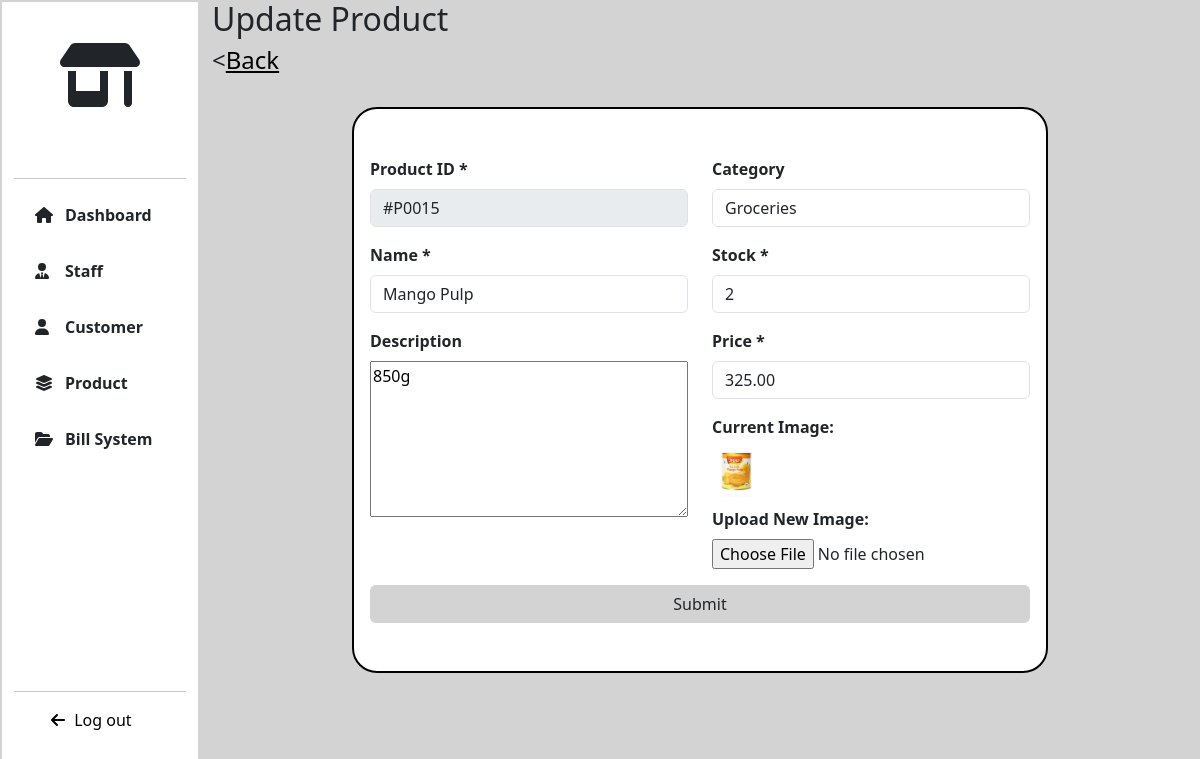
Page /PRODUCT/update_product/17/ (signed in) on the earlier database version.
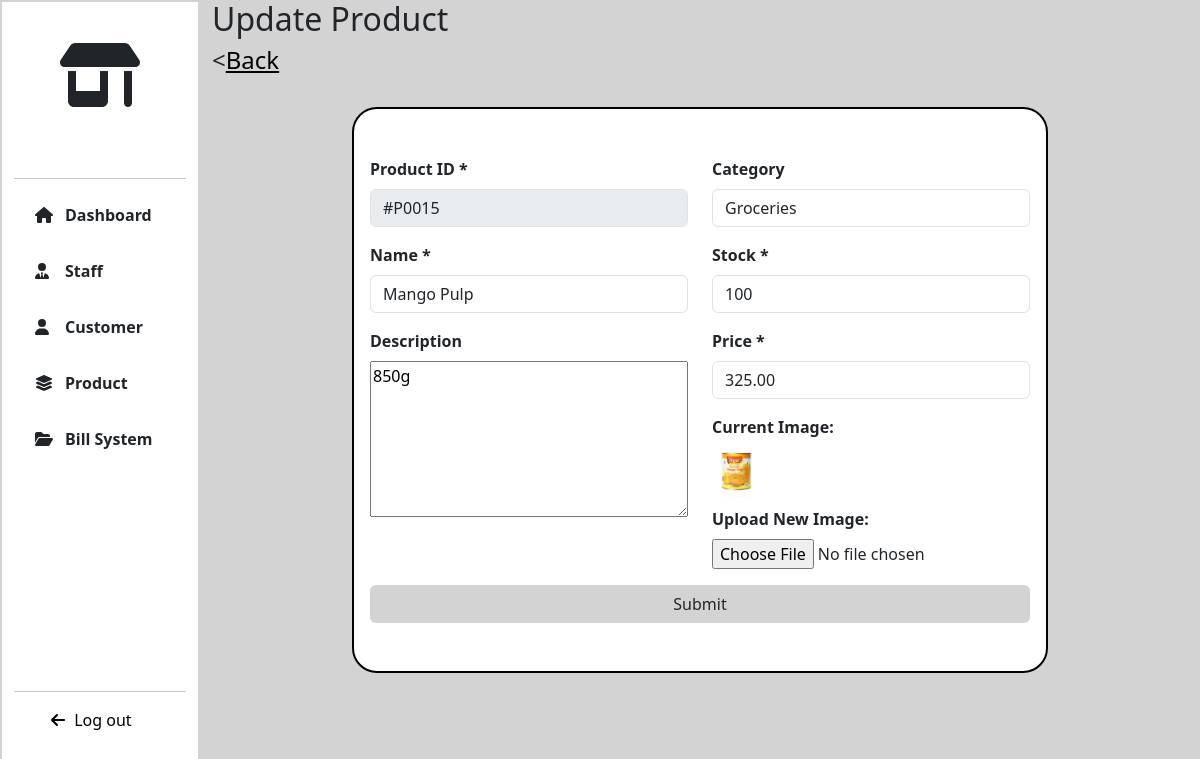
Same page on the later database version.
### PRODUCT/models.py (models this page shows, shortened)
class Product(models.Model):
    product_id=models.CharField(max_length=10)
    name=models.CharField(max_length=255)
    description=models.TextField(null=True,blank=True)
    price=models.DecimalField(max_digits=10,decimal_places=2)
    stock=models.PositiveIntegerField()
    image=models.ImageField(upload_to='products/',null=True,blank=True)
    category=models.CharField(choices=CATEGORY_CHOICES,max_length=255,null=True,blank=True)
    is_active=models.BooleanField(default=True)
    created_at=models.DateTimeField(auto_now_add=True)
    updated_at=models.DateTimeField(auto_now=True)

### PRODUCT/views.py (the view, shortened to what this page needs)
# urls.py: path('update_product/<int:id>/',views.update_product,name="update_product"),
@login_required
def update_product(request,id):
    product=Product.objects.get(id=id)
    return render(request,"update_product.html",locals())

### Templates/update_product.html (shortened to what this page needs)
{% extends 'extends.html' %}
{% load static %}
{% block link %}
<link rel="stylesheet" href="{% static '/CSS/product.css' %}">
{% endblock %}
{% block content %}
<div class="col-lg-10 col-md-9 col-sm-9 page-col">
    <div class="add-product-content">
        <h2>Update Product</h2>
        <h4 class="back"><<a href="{% url 'product_view' id %}">Back</a></h4>
        <div class="content p-4">
            <div class="box">
                <form class="update-product-form" method="post" action="" enctype="multipart/form-data">
                    <div class="row">
                            <div class="col-lg-6">
                                <div class="mb-3">
                                    <label for="product_id" class="form-label">Product ID *</label>
                                    <input type="text" class="form-control" id="product_id" name="product_id" value="{{ product.product_id }}" required disabled>
                                </div>
                                <div class="mb-3">
                                    <label for="name" class="form-label">Name *</label>
                                    <input type="text" class="form-control" id="name" name="name" value="{{ product.name }}" required>
                                </div>
                                <div class="mb-3">
                                    <label for="description" class="form-label">Description</label><br>
                                    <textarea name="description" id="description">{{ product.description }}</textarea>
                                </div>
                            </div>
                            <div class="col-lg-6">
                                <div class="mb-3">
                                    <label for="category" class="form-label">Category</label>
                                    <input type="text" class="form-control" id="category" name="category" value="{{ product.category }}">
                                </div>
                                <div class="mb-3">
                                    <label for="stock" class="form-label">Stock *</label>
                                    <input type="number" class="form-control" id="stock" name="stock" value="{{ product.stock }}" required>
                                </div>
                                <div class="mb-3">
                                    <label for="price" class="form-label">Price *</label>
                                    <input type="number" class="form-control" id="price" name="price" value="{{ product.price }}" required>
                                </div>
                                <div class="mb-3">
                                    <label for="image" class="form-label">Current Image:</label><br>
                                    {% if product.image %}
                                        <img src="{{ product.image.url }}" alt="Product Image" style="width: 50px; height: 50px; margin-bottom: 10px;">
                                    {% else %}
                                        <p>No image available</p>
                                    {% endif %}
                                    <br>
                                    <label for="image" class="form-label">Upload New Image:</label>
                                    <input type="file" class="form-control-file" id="image" name="image">
                                </div>
                            </div>
                    </div>
                    <div class="add-product-btn">
                        <button type="submit" class="btn btn-product-submit">Submit</button>
                    </div>
                    </form>
            </div>
        </div>
    </div>
</div>
{% endblock %}

Differences in the rows shown:
changed Product "Mango Pulp": stock "2" → "100"
